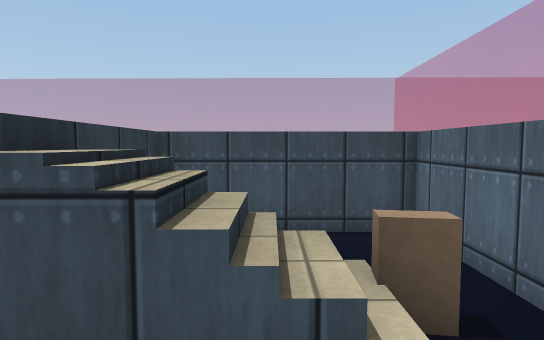
view 1 (above)

19 first-person views from a walk through a Unity game level. The camera is 1.5 m above the floor, tilts 4° down and sees 75° across. The floor is counted in squares, 1 m on a side. Each view is taken from the middle of a square. On the plan, view 1 faces up. The plan holds only what a view shows up to about 16 squares ahead; the rest is blank. The place goes on beyond the plan. The player is left out. Some surface patterns are stand-ins.

view 2
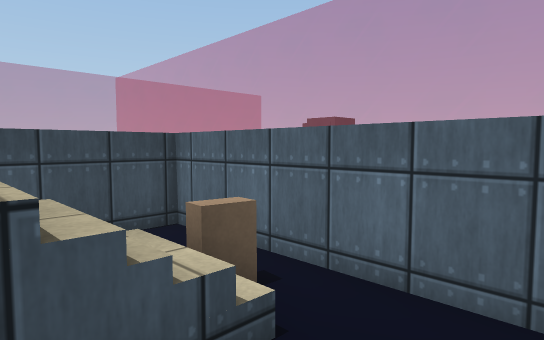

view 3
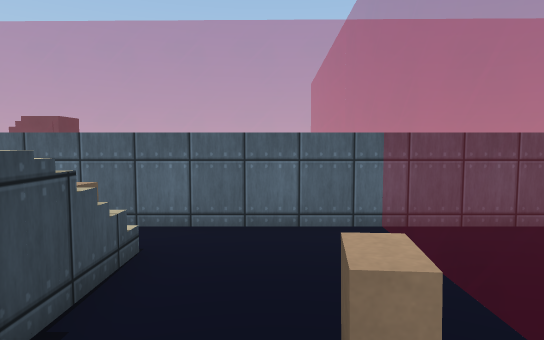

view 4
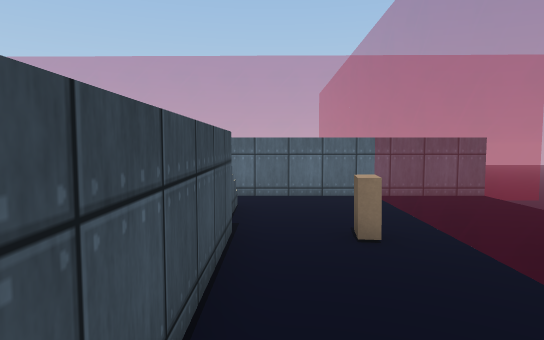

view 5
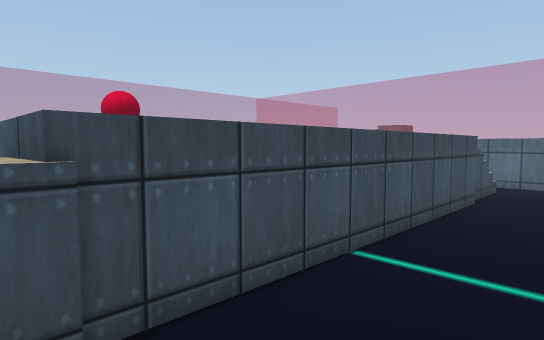

view 6
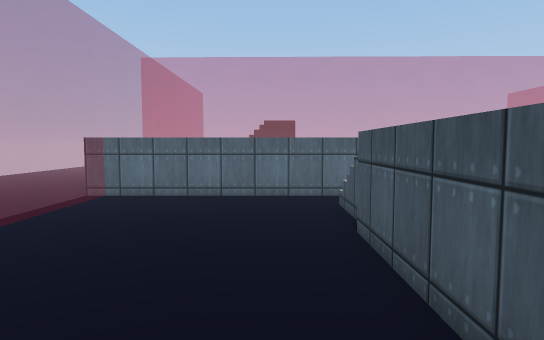

view 7
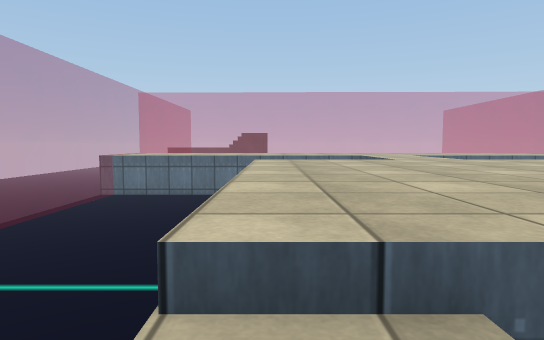

view 8
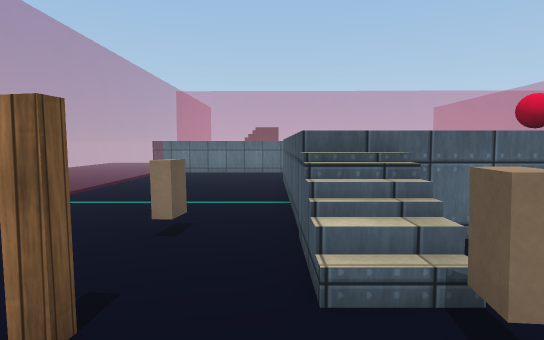

view 9
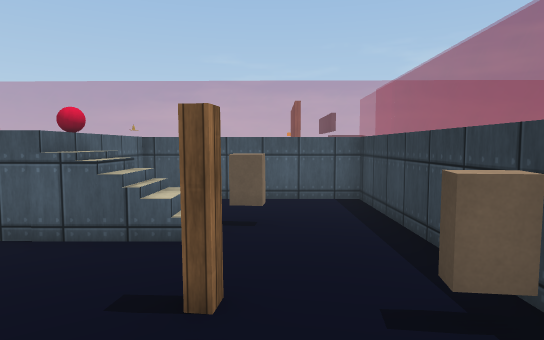

view 10
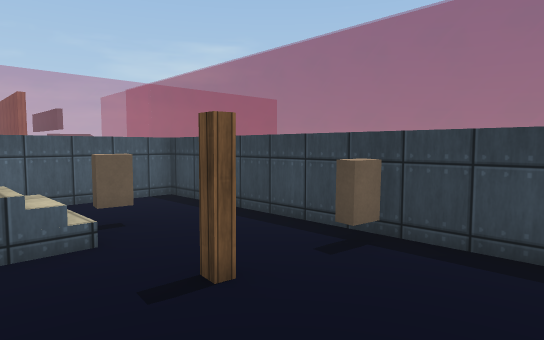

view 11
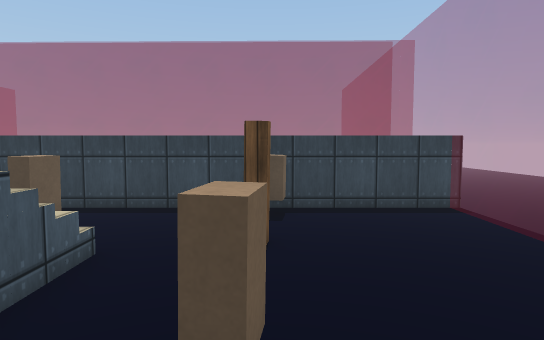

view 12
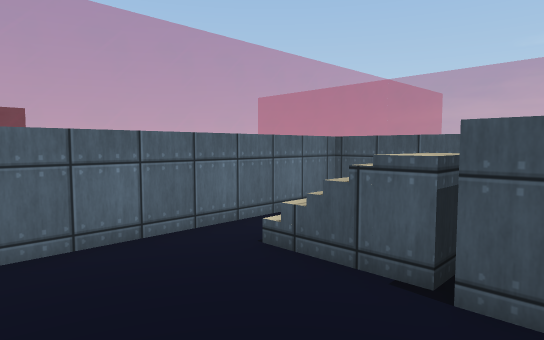

view 13
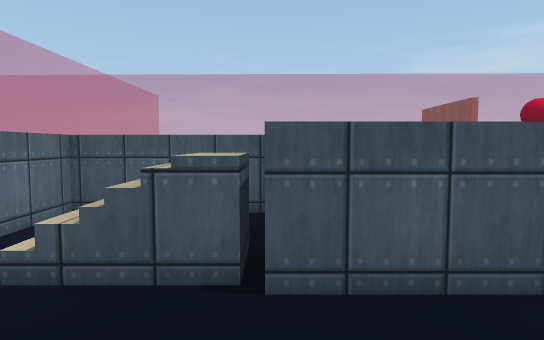

view 14
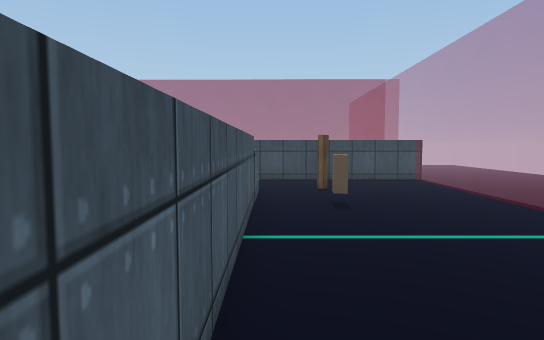

view 15
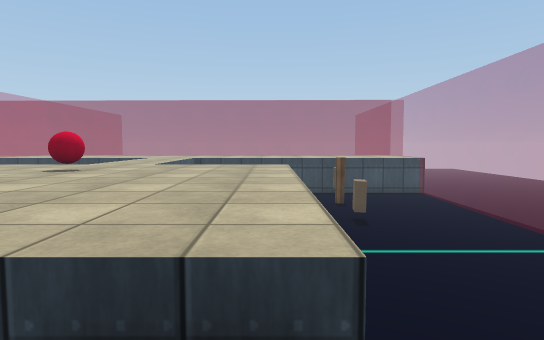

view 16
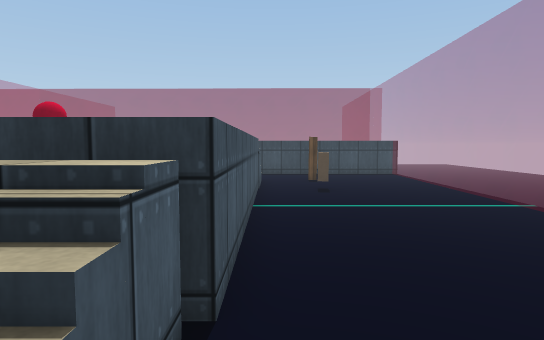

view 17
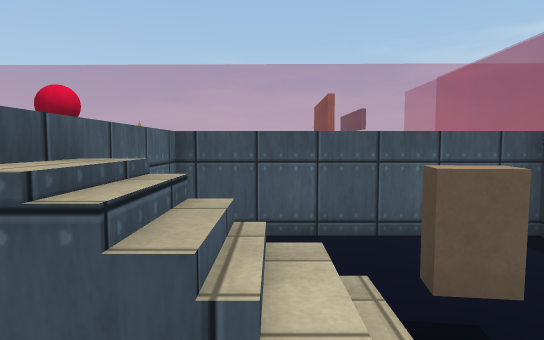

view 18
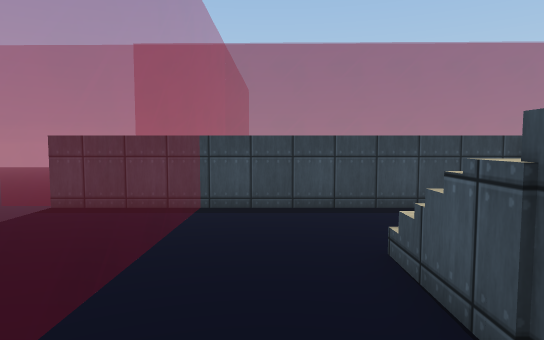

view 19
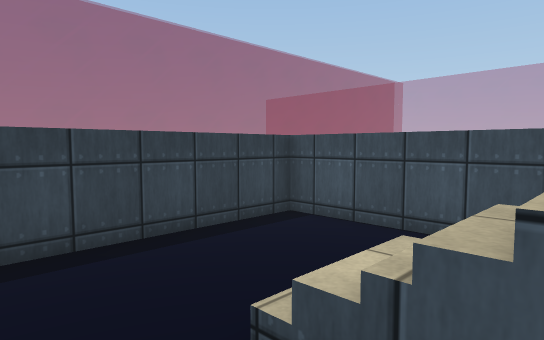

### Floor plan
Key: @ floor where view 1 was taken; # wall or solid block; . main floor; : floor 1.75 m higher than the main floor; / step, stairs or slope; = window, fence, low wall or low ledge; v drop or lower ground; B block; A ball.
Columns run from 24 left of view 1 to 9 right of it. Each row starts with its distance up from view 1.
 21 ===============      ============
 20 ================    =============
 19 =================================
 18 ====   ....................    ==
 17 ====   ....................    ==
 16 ====   ....................    ===
 15 ====   B..#..B.............    ===
 14 ====   ....................    ===
 13 ====   ....................    ===
 12 ====   ...///:::::::::v///.    ===
 11 ====   ..BB/v:::::::::v/  .    ===
 10 ===    ......::::::::::   .    ===
  9 ===    ......:::::::::/   .    ===
  8 ===    #vvvv#:::::::::/#vv#    ===
  7 ===     :::::::A:::::::::::    ===
  6 ===    v....v::::  ::::. .v    ===
  5 ===    ...   :::    ::   ..   ====
  4 ===    ...   ::          ..   ====
  3 ===    ...///:        //=B.   ====
  2 ===    ...///:::::::::/vv..   ====
  1 ===    ....................   ====
  0 ===    ...... ........B.@..   ====
 -1 ===    ......  ..  ..BB....   ====
 -2 =============       ==============
 -3 ============          ============
 -4 ==========             ===========

Where each view was taken, in squares from view 1:
view 1: 0 up, 0 right, facing up
view 2: 0 up, 1 left, facing up-right
view 3: 0 up, 4 left, facing right
view 4: 1 up, 8 left, facing right
view 5: 1 down, 12 left, facing up-right
view 6: 14 up, 8 left, facing right
view 7: 12 up, 13 left, facing right
view 8: 13 up, 17 left, facing right
view 9: 18 up, 15 left, facing down
view 10: 18 up, 12 left, facing down-left
view 11: 15 up, 9 left, facing left
view 12: 16 up, 3 left, facing down-right
view 13: 16 up, 2 left, facing down
view 14: 13 up, 2 left, facing left
view 15: 12 up, 0 right, facing left
view 16: 13 up, 1 right, facing left
view 17: 14 up, 13 left, facing down
view 18: 0 up, 9 left, facing left
view 19: 0 up, 12 left, facing up-left
